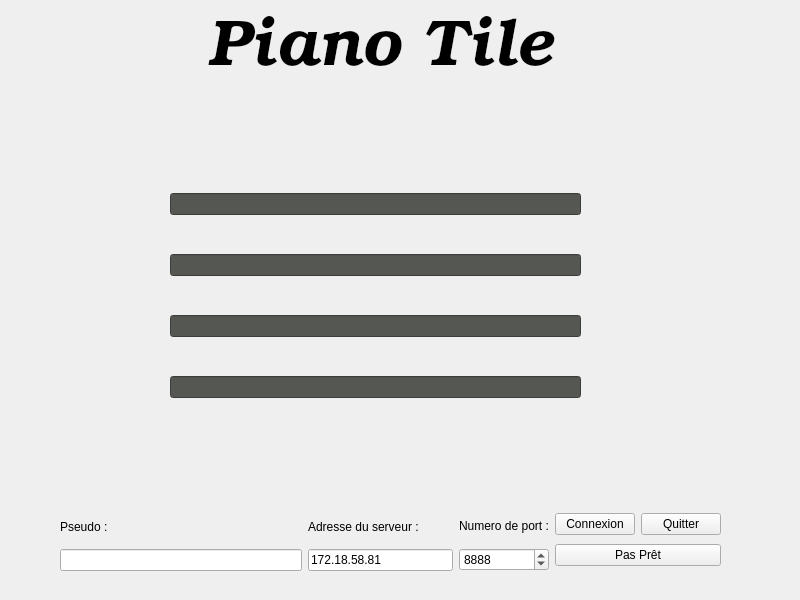
<?xml version="1.0" encoding="UTF-8"?>
<ui version="4.0">
 <class>GuitareHero_Client</class>
 <widget class="QWidget" name="GuitareHero_Client">
  <property name="geometry">
   <rect>
    <x>0</x>
    <y>0</y>
    <width>800</width>
    <height>600</height>
   </rect>
  </property>
  <property name="windowTitle">
   <string>GuitareHero_Client</string>
  </property>
  <widget class="QLabel" name="labelTitre">
   <property name="geometry">
    <rect>
     <x>180</x>
     <y>10</y>
     <width>401</width>
     <height>81</height>
    </rect>
   </property>
   <property name="font">
    <font>
     <family>URW Bookman</family>
     <pointsize>48</pointsize>
     <italic>true</italic>
     <bold>true</bold>
    </font>
   </property>
   <property name="text">
    <string>Piano Tile</string>
   </property>
   <property name="textFormat">
    <enum>Qt::MarkdownText</enum>
   </property>
   <property name="alignment">
    <set>Qt::AlignCenter</set>
   </property>
  </widget>
  <widget class="QWidget" name="layoutWidget">
   <property name="geometry">
    <rect>
     <x>170</x>
     <y>160</y>
     <width>411</width>
     <height>271</height>
    </rect>
   </property>
   <layout class="QVBoxLayout" name="verticalLayout_3">
    <item>
     <layout class="QHBoxLayout" name="horizontalLayout_4">
      <item>
       <widget class="QLineEdit" name="lineEditJoueur1">
        <property name="enabled">
         <bool>false</bool>
        </property>
        <property name="palette">
         <palette>
          <active>
           <colorrole role="Button">
            <brush brushstyle="SolidPattern">
             <color alpha="255">
              <red>85</red>
              <green>87</green>
              <blue>83</blue>
             </color>
            </brush>
           </colorrole>
           <colorrole role="Base">
            <brush brushstyle="SolidPattern">
             <color alpha="255">
              <red>85</red>
              <green>87</green>
              <blue>83</blue>
             </color>
            </brush>
           </colorrole>
           <colorrole role="Window">
            <brush brushstyle="SolidPattern">
             <color alpha="255">
              <red>85</red>
              <green>87</green>
              <blue>83</blue>
             </color>
            </brush>
           </colorrole>
          </active>
          <inactive>
           <colorrole role="Button">
            <brush brushstyle="SolidPattern">
             <color alpha="255">
              <red>239</red>
              <green>239</green>
              <blue>239</blue>
             </color>
            </brush>
           </colorrole>
           <colorrole role="Base">
            <brush brushstyle="SolidPattern">
             <color alpha="255">
              <red>255</red>
              <green>255</green>
              <blue>255</blue>
             </color>
            </brush>
           </colorrole>
           <colorrole role="Window">
            <brush brushstyle="SolidPattern">
             <color alpha="255">
              <red>239</red>
              <green>239</green>
              <blue>239</blue>
             </color>
            </brush>
           </colorrole>
          </inactive>
          <disabled>
           <colorrole role="Button">
            <brush brushstyle="SolidPattern">
             <color alpha="255">
              <red>85</red>
              <green>87</green>
              <blue>83</blue>
             </color>
            </brush>
           </colorrole>
           <colorrole role="Base">
            <brush brushstyle="SolidPattern">
             <color alpha="255">
              <red>85</red>
              <green>87</green>
              <blue>83</blue>
             </color>
            </brush>
           </colorrole>
           <colorrole role="Window">
            <brush brushstyle="SolidPattern">
             <color alpha="255">
              <red>85</red>
              <green>87</green>
              <blue>83</blue>
             </color>
            </brush>
           </colorrole>
          </disabled>
         </palette>
        </property>
        <property name="font">
         <font>
          <family>Ubuntu</family>
          <italic>false</italic>
          <bold>false</bold>
          <stylestrategy>PreferAntialias</stylestrategy>
          <kerning>true</kerning>
         </font>
        </property>
        <property name="styleSheet">
         <string notr="true">background-color: rgb(85, 87, 83);
</string>
        </property>
       </widget>
      </item>
     </layout>
    </item>
    <item>
     <layout class="QHBoxLayout" name="horizontalLayout_6">
      <item>
       <widget class="QLineEdit" name="lineEditJoueur2">
        <property name="enabled">
         <bool>false</bool>
        </property>
        <property name="styleSheet">
         <string notr="true">background-color: rgb(85, 87, 83);

</string>
        </property>
       </widget>
      </item>
     </layout>
    </item>
    <item>
     <layout class="QHBoxLayout" name="horizontalLayout_7">
      <item>
       <widget class="QLineEdit" name="lineEditJoueur3">
        <property name="enabled">
         <bool>false</bool>
        </property>
        <property name="styleSheet">
         <string notr="true">background-color: rgb(85, 87, 83);
</string>
        </property>
       </widget>
      </item>
     </layout>
    </item>
    <item>
     <layout class="QHBoxLayout" name="horizontalLayout_3">
      <item>
       <widget class="QLineEdit" name="lineEditJoueur4">
        <property name="enabled">
         <bool>false</bool>
        </property>
        <property name="font">
         <font>
          <bold>false</bold>
         </font>
        </property>
        <property name="styleSheet">
         <string notr="true">background-color: rgb(85, 87, 83);
</string>
        </property>
        <property name="text">
         <string/>
        </property>
       </widget>
      </item>
     </layout>
    </item>
   </layout>
  </widget>
  <widget class="QWidget" name="">
   <property name="geometry">
    <rect>
     <x>60</x>
     <y>510</y>
     <width>661</width>
     <height>61</height>
    </rect>
   </property>
   <layout class="QHBoxLayout" name="horizontalLayout_9">
    <item>
     <layout class="QHBoxLayout" name="horizontalLayout_8">
      <item>
       <layout class="QVBoxLayout" name="verticalLayout_4">
        <item>
         <widget class="QLabel" name="label">
          <property name="text">
           <string>Pseudo :</string>
          </property>
         </widget>
        </item>
        <item>
         <widget class="QLineEdit" name="lineEditPseudo"/>
        </item>
       </layout>
      </item>
      <item>
       <layout class="QHBoxLayout" name="horizontalLayout">
        <item>
         <layout class="QHBoxLayout" name="horizontalLayout_5">
          <item>
           <layout class="QVBoxLayout" name="verticalLayout_2">
            <item>
             <widget class="QLabel" name="labelAdresseServeur">
              <property name="text">
               <string>Adresse du serveur :</string>
              </property>
             </widget>
            </item>
            <item>
             <widget class="QLineEdit" name="lineEditAdresseServeur">
              <property name="text">
               <string>172.18.58.81</string>
              </property>
             </widget>
            </item>
           </layout>
          </item>
          <item>
           <layout class="QVBoxLayout" name="verticalLayout">
            <item>
             <widget class="QLabel" name="labelNumeroPort">
              <property name="text">
               <string>Numero de port :</string>
              </property>
             </widget>
            </item>
            <item>
             <widget class="QSpinBox" name="spinBoxPortServeur">
              <property name="minimum">
               <number>1024</number>
              </property>
              <property name="maximum">
               <number>65535</number>
              </property>
              <property name="value">
               <number>8888</number>
              </property>
             </widget>
            </item>
           </layout>
          </item>
         </layout>
        </item>
       </layout>
      </item>
     </layout>
    </item>
    <item>
     <layout class="QVBoxLayout" name="verticalLayout_5">
      <item>
       <layout class="QHBoxLayout" name="horizontalLayout_2">
        <item>
         <widget class="QPushButton" name="pushButtonConnexion">
          <property name="text">
           <string>Connexion</string>
          </property>
         </widget>
        </item>
        <item>
         <widget class="QPushButton" name="pushButtonQuitter">
          <property name="text">
           <string>Quitter</string>
          </property>
         </widget>
        </item>
       </layout>
      </item>
      <item>
       <widget class="QPushButton" name="pushButtonPret">
        <property name="text">
         <string>Pas Prêt</string>
        </property>
       </widget>
      </item>
     </layout>
    </item>
   </layout>
  </widget>
 </widget>
 <resources/>
 <connections>
  <connection>
   <sender>pushButtonQuitter</sender>
   <signal>clicked()</signal>
   <receiver>GuitareHero_Client</receiver>
   <slot>close()</slot>
   <hints>
    <hint type="sourcelabel">
     <x>629</x>
     <y>524</y>
    </hint>
    <hint type="destinationlabel">
     <x>653</x>
     <y>399</y>
    </hint>
   </hints>
  </connection>
 </connections>
</ui>
